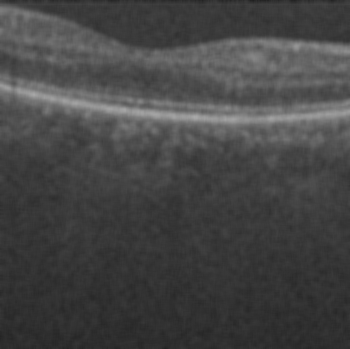
#> input picture retina2movingavg/172.bmp, 350 x 349 px
$ python justusingcannyfunction.py   (older library calls are emulated)
#> lines starting #> are read from the running program, lines starting #| are printed output that depends on the picture; after the words box and inside, x2 and y2 are one past the last pixel; in counts of white or black regions, pixels touching at a corner belong together
import cv2
import numpy as np

# Load the input image
img = cv2.imread('retina2movingavg/172.bmp', cv2.IMREAD_GRAYSCALE)
#> img is the input picture: shape (349, 350); min 32, max 169, mean 69

# Apply a Gaussian filter to the image
img_smooth = cv2.GaussianBlur(img, (5, 5), 0)

# Compute the gradient magnitude and direction of the smoothed image using the Sobel operator
gradient_x = cv2.Sobel(img_smooth, cv2.CV_64F, 1, 0, ksize=3)
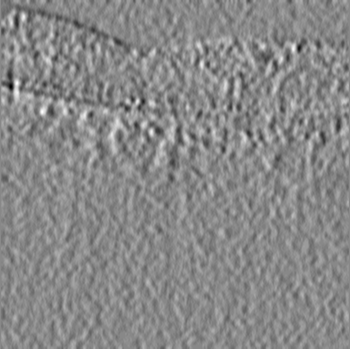
#> gradient_x: shape (349, 350) float64; min -59, max 51, mean 0; drawn with min black and max white
gradient_y = cv2.Sobel(img_smooth, cv2.CV_64F, 0, 1, ksize=3)
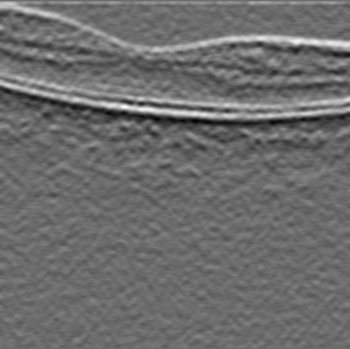
#> gradient_y: shape (349, 350) float64; min -86, max 115, mean -0.1; drawn with min black and max white
gradient_mag = np.sqrt(gradient_x ** 2 + gradient_y ** 2)
gradient_dir = np.arctan2(gradient_y, gradient_x)
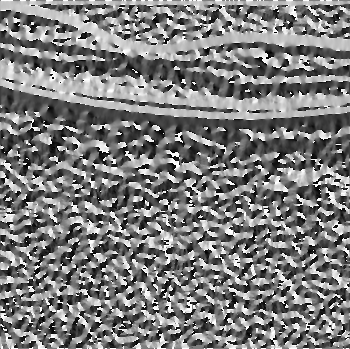
#> gradient_dir: shape (349, 350) float64; min -3.12, max 3.14, mean -0.0451; drawn with min black and max white

# Apply non-maximum suppression to the gradient magnitude
gradient_suppressed = cv2.morphologyEx(
    gradient_mag, cv2.MORPH_CLOSE, cv2.getStructuringElement(cv2.MORPH_RECT, (3, 3)))
gradient_thinned = gradient_mag * (gradient_mag == gradient_suppressed)

# Threshold the gradient magnitude to identify strong and weak edges
gradient_thinned = gradient_thinned.astype(np.uint8)
low_threshold, high_threshold = 20, 50
strong_edges = (gradient_thinned > high_threshold).astype(np.uint8)
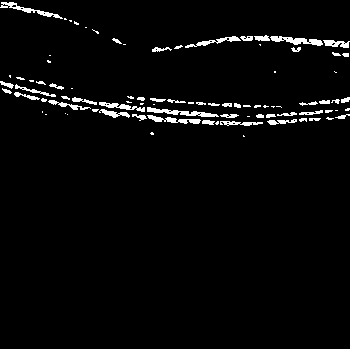
#> strong_edges: shape (349, 350); values 0 (black) and 1 (white), 3.1% white; 87 white regions (39 under 20 px), largest, box (x1, y1, x2, y2) and area: (147, 107, 219, 117) 276, (270, 36, 323, 46) 261, (0, 2, 63, 19) 236
weak_edges = ((gradient_thinned >= low_threshold) & (
    gradient_thinned <= high_threshold)).astype(np.uint8)
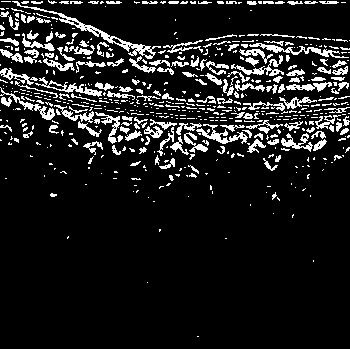
#> weak_edges: shape (349, 350); values 0 (black) and 1 (white), 11.7% white in thin lines or dots

# Apply hysteresis thresholding to link weak edges to strong edges and form a complete edge map
edge_map = cv2.Canny(img_smooth, low_threshold, high_threshold)
#> edge_map: shape (349, 350); 2.7% white in thin lines or dots, all inside (x1, y1, x2, y2) = (0, 0, 350, 153)

# Display the results
cv2.imshow('Input Image', img)
cv2.imshow('Smoothed Image', img_smooth)
cv2.imshow('Gradient Magnitude', gradient_mag)
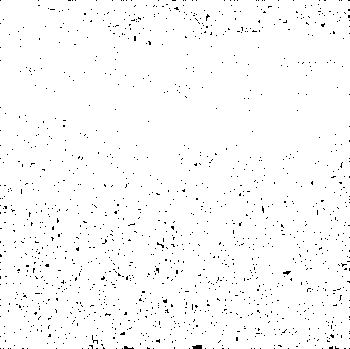
#> window 'Gradient Magnitude': shape (349, 350); 98.1% white; black in thin lines or dots
cv2.imshow('Gradient Direction', gradient_dir)
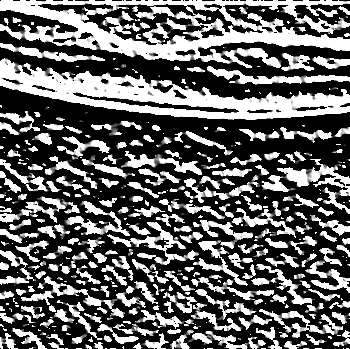
#> window 'Gradient Direction': shape (349, 350); min 0, max 255, mean 100.6
cv2.imshow('Non-Maximum Suppression', gradient_thinned)
cv2.imshow('Strong Edges', strong_edges * 255)
cv2.imshow('Weak Edges', weak_edges * 255)
cv2.imshow('Edge Map', edge_map)
cv2.waitKey(0)
cv2.destroyAllWindows()

$ run again, with retina2movingavg/175.bmp copied over retina2movingavg/172.bmp
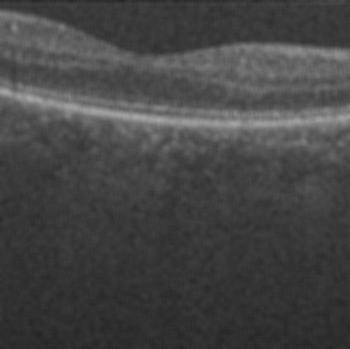
#> input picture retina2movingavg/175.bmp, 350 x 349 px
#> img is the input picture: shape (349, 350); min 34, max 168, mean 69
#> `strong_edges = (gradient_thinned > high_threshold).astype(np.uint8)`:
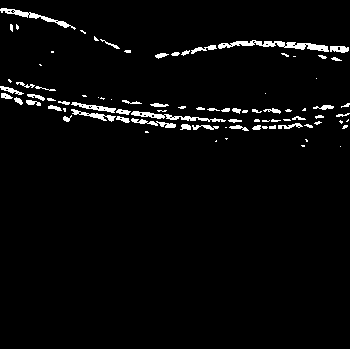
#> strong_edges: shape (349, 350); values 0 (black) and 1 (white), 3.1% white; 86 white regions (37 under 20 px), largest, box (x1, y1, x2, y2) and area: (218, 40, 329, 52) 533, (131, 111, 226, 122) 321, (0, 8, 76, 30) 301
#> weak_edges: shape (349, 350); values 0 (black) and 1 (white), 11.8% white in thin lines or dots
#> edge_map: shape (349, 350); 2.9% white in thin lines or dots, all inside (x1, y1, x2, y2) = (0, 0, 350, 155)
#> `cv2.imshow('Gradient Direction', gradient_dir)`:
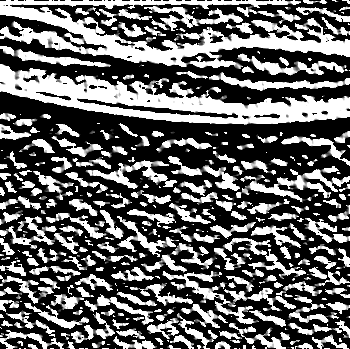
#> window 'Gradient Direction': shape (349, 350); min 0, max 255, mean 101.4

$ run again, with retina2movingavg/176.bmp copied over retina2movingavg/172.bmp
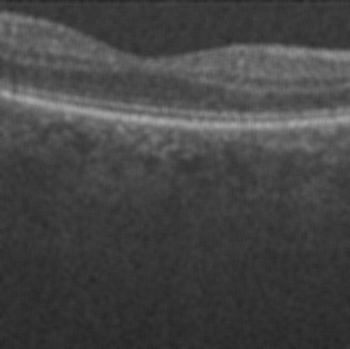
#> input picture retina2movingavg/176.bmp, 350 x 349 px
#> img is the input picture: shape (349, 350); min 37, max 168, mean 69
#> `strong_edges = (gradient_thinned > high_threshold).astype(np.uint8)`:
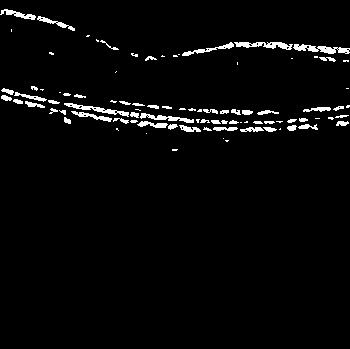
#> strong_edges: shape (349, 350); values 0 (black) and 1 (white), 3.2% white; 90 white regions (36 under 20 px), largest, box (x1, y1, x2, y2) and area: (293, 44, 350, 54) 292, (234, 42, 293, 50) 259, (64, 103, 129, 117) 242
#> weak_edges: shape (349, 350); values 0 (black) and 1 (white), 11.7% white in thin lines or dots
#> edge_map: shape (349, 350); 3% white in thin lines or dots, all inside (x1, y1, x2, y2) = (0, 0, 350, 165)
#> `cv2.imshow('Gradient Direction', gradient_dir)`:
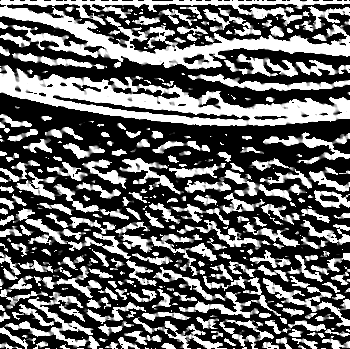
#> window 'Gradient Direction': shape (349, 350); min 0, max 255, mean 102.1
